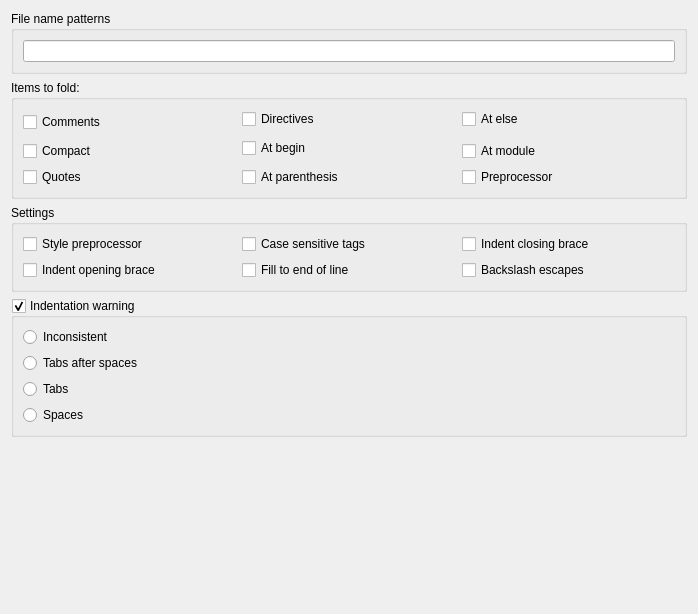
<?xml version="1.0" encoding="UTF-8"?>
<ui version="4.0">
 <class>Form</class>
 <widget class="QWidget" name="Form">
  <property name="geometry">
   <rect>
    <x>0</x>
    <y>0</y>
    <width>698</width>
    <height>614</height>
   </rect>
  </property>
  <property name="windowTitle">
   <string>Form</string>
  </property>
  <layout class="QVBoxLayout" name="verticalLayout_2">
   <item>
    <widget class="QGroupBox" name="groupBox_5">
     <property name="title">
      <string>File name patterns</string>
     </property>
     <layout class="QVBoxLayout" name="verticalLayout">
      <item>
       <widget class="QLineEdit" name="lineEdit"/>
      </item>
     </layout>
    </widget>
   </item>
   <item>
    <widget class="QGroupBox" name="groupBox_3">
     <property name="title">
      <string>Items to fold:</string>
     </property>
     <layout class="QGridLayout" name="gridLayout">
      <item row="0" column="0" rowspan="2">
       <widget class="QCheckBox" name="cbLexersHighlightingFoldComments">
        <property name="statusTip">
         <string>setFoldComments</string>
        </property>
        <property name="text">
         <string>Comments</string>
        </property>
       </widget>
      </item>
      <item row="0" column="1">
       <widget class="QCheckBox" name="cbLexersHighlightingFoldDirectives">
        <property name="statusTip">
         <string>setFoldDirectives</string>
        </property>
        <property name="text">
         <string>Directives</string>
        </property>
       </widget>
      </item>
      <item row="0" column="2">
       <widget class="QCheckBox" name="cbLexersHighlightingFoldAtElse">
        <property name="statusTip">
         <string>setFoldAtElse</string>
        </property>
        <property name="text">
         <string>At else</string>
        </property>
       </widget>
      </item>
      <item row="1" column="1" rowspan="2">
       <widget class="QCheckBox" name="cbLexersHighlightingFoldAtBegin">
        <property name="statusTip">
         <string>setFoldAtBegin</string>
        </property>
        <property name="text">
         <string>At begin</string>
        </property>
       </widget>
      </item>
      <item row="2" column="0">
       <widget class="QCheckBox" name="cbLexersHighlightingFoldCompact">
        <property name="statusTip">
         <string>setFoldCompact</string>
        </property>
        <property name="text">
         <string>Compact</string>
        </property>
       </widget>
      </item>
      <item row="2" column="2">
       <widget class="QCheckBox" name="cbLexersHighlightingFoldAtModule">
        <property name="statusTip">
         <string>setFoldAtModule</string>
        </property>
        <property name="text">
         <string>At module</string>
        </property>
       </widget>
      </item>
      <item row="3" column="0">
       <widget class="QCheckBox" name="cbLexersHighlightingFoldQuotes">
        <property name="statusTip">
         <string>setFoldQuotes</string>
        </property>
        <property name="text">
         <string>Quotes</string>
        </property>
       </widget>
      </item>
      <item row="3" column="1">
       <widget class="QCheckBox" name="cbLexersHighlightingFoldAtParenthesis">
        <property name="statusTip">
         <string>setFoldAtParenthesis</string>
        </property>
        <property name="text">
         <string>At parenthesis</string>
        </property>
       </widget>
      </item>
      <item row="3" column="2">
       <widget class="QCheckBox" name="cbLexersHighlightingFoldPreprocessor">
        <property name="statusTip">
         <string>setFoldPreprocessor</string>
        </property>
        <property name="text">
         <string>Preprocessor</string>
        </property>
       </widget>
      </item>
     </layout>
    </widget>
   </item>
   <item>
    <widget class="QGroupBox" name="groupBox_2">
     <property name="title">
      <string>Settings</string>
     </property>
     <layout class="QGridLayout" name="gridLayout_2">
      <item row="0" column="0">
       <widget class="QCheckBox" name="cbLexersHighlightingStylePreprocessor">
        <property name="statusTip">
         <string>setStylePreprocessor</string>
        </property>
        <property name="text">
         <string>Style preprocessor</string>
        </property>
       </widget>
      </item>
      <item row="0" column="1">
       <widget class="QCheckBox" name="cbLexersHighlightingCaseSensitiveTags">
        <property name="statusTip">
         <string>setCaseSensitiveTags</string>
        </property>
        <property name="text">
         <string>Case sensitive tags</string>
        </property>
       </widget>
      </item>
      <item row="0" column="2">
       <widget class="QCheckBox" name="cbLexersHighlightingIndentClosingBrace">
        <property name="text">
         <string>Indent closing brace</string>
        </property>
       </widget>
      </item>
      <item row="1" column="0">
       <widget class="QCheckBox" name="cbLexersHighlightingIndentOpeningBrace">
        <property name="text">
         <string>Indent opening brace</string>
        </property>
       </widget>
      </item>
      <item row="1" column="1">
       <widget class="QCheckBox" name="cbLexersHighlightingFillEol">
        <property name="text">
         <string>Fill to end of line</string>
        </property>
       </widget>
      </item>
      <item row="1" column="2">
       <widget class="QCheckBox" name="cbLexersHighlightingBackslashEscapes">
        <property name="statusTip">
         <string>setBackslashEscapes</string>
        </property>
        <property name="text">
         <string>Backslash escapes</string>
        </property>
       </widget>
      </item>
     </layout>
    </widget>
   </item>
   <item>
    <widget class="QGroupBox" name="groupBox_4">
     <property name="title">
      <string>Indentation warning</string>
     </property>
     <property name="checkable">
      <bool>true</bool>
     </property>
     <layout class="QVBoxLayout" name="verticalLayout_3">
      <item>
       <widget class="QRadioButton" name="radioButton">
        <property name="text">
         <string>Inconsistent</string>
        </property>
       </widget>
      </item>
      <item>
       <widget class="QRadioButton" name="radioButton_2">
        <property name="text">
         <string>Tabs after spaces</string>
        </property>
       </widget>
      </item>
      <item>
       <widget class="QRadioButton" name="radioButton_3">
        <property name="text">
         <string>Tabs</string>
        </property>
       </widget>
      </item>
      <item>
       <widget class="QRadioButton" name="radioButton_4">
        <property name="text">
         <string>Spaces</string>
        </property>
       </widget>
      </item>
     </layout>
    </widget>
   </item>
   <item>
    <spacer name="verticalSpacer">
     <property name="orientation">
      <enum>Qt::Vertical</enum>
     </property>
     <property name="sizeHint" stdset="0">
      <size>
       <width>20</width>
       <height>124</height>
      </size>
     </property>
    </spacer>
   </item>
  </layout>
 </widget>
 <resources/>
 <connections/>
</ui>
